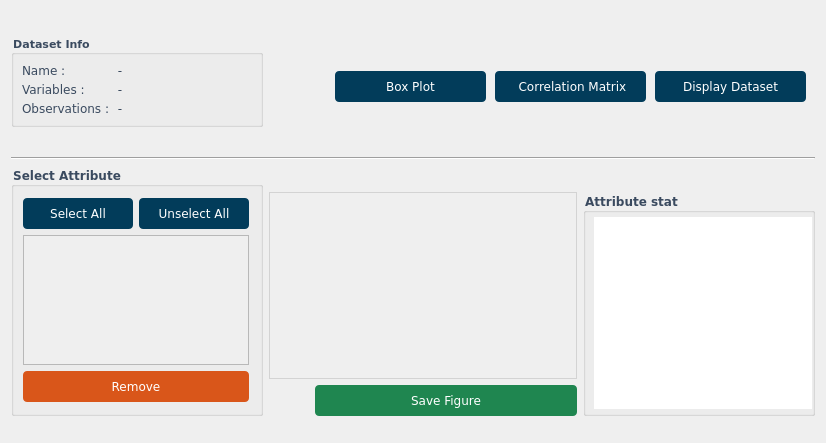
      <widget class="QWidget" name="tab_importation">
       <property name="font">
        <font>
         <family>Verdana</family>
        </font>
       </property>
       <attribute name="title">
        <string>Visualization</string>
       </attribute>
       <layout class="QGridLayout" name="gridLayout_2">
        <item row="7" column="3" rowspan="2">
         <widget class="QGroupBox" name="stat_group">
          <property name="maximumSize">
           <size>
            <width>232</width>
            <height>16777215</height>
           </size>
          </property>
          <property name="font">
           <font>
            <family>Verdana</family>
            <weight>75</weight>
            <bold>true</bold>
           </font>
          </property>
          <property name="styleSheet">
           <string notr="true"> color: #3a4a5f;</string>
          </property>
          <property name="title">
           <string>Attribute stat</string>
          </property>
          <layout class="QFormLayout" name="formLayout_2">
           <property name="horizontalSpacing">
            <number>4</number>
           </property>
           <property name="verticalSpacing">
            <number>4</number>
           </property>
           <property name="leftMargin">
            <number>4</number>
           </property>
           <property name="topMargin">
            <number>4</number>
           </property>
           <property name="rightMargin">
            <number>0</number>
           </property>
           <property name="bottomMargin">
            <number>4</number>
           </property>
           <item row="0" column="1">
            <widget class="QTextBrowser" name="textStat">
             <property name="font">
              <font>
               <family>Verdana</family>
              </font>
             </property>
             <property name="styleSheet">
              <string notr="true">border:0px solid;</string>
             </property>
            </widget>
           </item>
          </layout>
         </widget>
        </item>
        <item row="1" column="0">
         <widget class="QGroupBox" name="groupBox">
          <property name="sizePolicy">
           <sizepolicy hsizetype="Preferred" vsizetype="Fixed">
            <horstretch>0</horstretch>
            <verstretch>0</verstretch>
           </sizepolicy>
          </property>
          <property name="font">
           <font>
            <family>Verdana</family>
            <pointsize>8</pointsize>
            <weight>75</weight>
            <italic>false</italic>
            <bold>true</bold>
            <underline>false</underline>
            <strikeout>false</strikeout>
            <kerning>true</kerning>
           </font>
          </property>
          <property name="styleSheet">
           <string notr="true"> color: #3a4a5f;</string>
          </property>
          <property name="title">
           <string>Dataset Info</string>
          </property>
          <layout class="QFormLayout" name="formLayout">
           <property name="horizontalSpacing">
            <number>4</number>
           </property>
           <property name="verticalSpacing">
            <number>4</number>
           </property>
           <property name="leftMargin">
            <number>4</number>
           </property>
           <property name="topMargin">
            <number>4</number>
           </property>
           <property name="rightMargin">
            <number>0</number>
           </property>
           <property name="bottomMargin">
            <number>4</number>
           </property>
           <item row="0" column="0" colspan="2">
            <layout class="QFormLayout" name="layout_info">
             <property name="horizontalSpacing">
              <number>4</number>
             </property>
             <property name="verticalSpacing">
              <number>4</number>
             </property>
             <property name="leftMargin">
              <number>4</number>
             </property>
             <property name="topMargin">
              <number>4</number>
             </property>
             <property name="rightMargin">
              <number>4</number>
             </property>
             <property name="bottomMargin">
              <number>4</number>
             </property>
             <item row="0" column="0">
              <widget class="QLabel" name="label_name_static">
               <property name="font">
                <font>
                 <family>Verdana</family>
                </font>
               </property>
               <property name="text">
                <string>Name :</string>
               </property>
              </widget>
             </item>
             <item row="0" column="1">
              <widget class="QLabel" name="label_filename">
               <property name="font">
                <font>
                 <family>Verdana</family>
                </font>
               </property>
               <property name="text">
                <string> -</string>
               </property>
              </widget>
             </item>
             <item row="1" column="1">
              <widget class="QLabel" name="label_columns">
               <property name="font">
                <font>
                 <family>Verdana</family>
                </font>
               </property>
               <property name="text">
                <string> -</string>
               </property>
              </widget>
             </item>
             <item row="2" column="0">
              <widget class="QLabel" name="label_rows_static">
               <property name="font">
                <font>
                 <family>Verdana</family>
                </font>
               </property>
               <property name="text">
                <string>Observations :</string>
               </property>
              </widget>
             </item>
             <item row="2" column="1">
              <widget class="QLabel" name="label_rows">
               <property name="font">
                <font>
                 <family>Verdana</family>
                </font>
               </property>
               <property name="text">
                <string> -</string>
               </property>
              </widget>
             </item>
             <item row="1" column="0">
              <widget class="QLabel" name="label_columns_static">
               <property name="font">
                <font>
                 <family>Verdana</family>
                </font>
               </property>
               <property name="text">
                <string>Variables :</string>
               </property>
              </widget>
             </item>
            </layout>
           </item>
          </layout>
         </widget>
        </item>
        <item row="7" column="1" colspan="2">
         <widget class="QWidget" name="widget_histo" native="true">
          <property name="maximumSize">
           <size>
            <width>16777215</width>
            <height>620</height>
           </size>
          </property>
          <property name="font">
           <font>
            <family>Verdana</family>
           </font>
          </property>
          <property name="styleSheet">
           <string notr="true">border:0.5px solid lightgrey;</string>
          </property>
          <layout class="QHBoxLayout" name="horizontalLayout">
           <property name="spacing">
            <number>2</number>
           </property>
           <property name="leftMargin">
            <number>2</number>
           </property>
           <property name="topMargin">
            <number>2</number>
           </property>
           <property name="rightMargin">
            <number>2</number>
           </property>
           <property name="bottomMargin">
            <number>2</number>
           </property>
          </layout>
         </widget>
        </item>
        <item row="5" column="0" colspan="4">
         <widget class="Line" name="line">
          <property name="font">
           <font>
            <family>Verdana</family>
           </font>
          </property>
          <property name="orientation">
           <enum>Qt::Horizontal</enum>
          </property>
         </widget>
        </item>
        <item row="6" column="1">
         <spacer name="verticalSpacer_7">
          <property name="orientation">
           <enum>Qt::Vertical</enum>
          </property>
          <property name="sizeType">
           <enum>QSizePolicy::Fixed</enum>
          </property>
          <property name="sizeHint" stdset="0">
           <size>
            <width>20</width>
            <height>20</height>
           </size>
          </property>
         </spacer>
        </item>
        <item row="8" column="1">
         <spacer name="horizontalSpacer">
          <property name="orientation">
           <enum>Qt::Horizontal</enum>
          </property>
          <property name="sizeHint" stdset="0">
           <size>
            <width>40</width>
            <height>20</height>
           </size>
          </property>
         </spacer>
        </item>
        <item row="9" column="1">
         <spacer name="verticalSpacer_4">
          <property name="orientation">
           <enum>Qt::Vertical</enum>
          </property>
          <property name="sizeType">
           <enum>QSizePolicy::Minimum</enum>
          </property>
          <property name="sizeHint" stdset="0">
           <size>
            <width>20</width>
            <height>16</height>
           </size>
          </property>
         </spacer>
        </item>
        <item row="6" column="3">
         <spacer name="verticalSpacer_8">
          <property name="orientation">
           <enum>Qt::Vertical</enum>
          </property>
          <property name="sizeType">
           <enum>QSizePolicy::Fixed</enum>
          </property>
          <property name="sizeHint" stdset="0">
           <size>
            <width>20</width>
            <height>20</height>
           </size>
          </property>
         </spacer>
        </item>
        <item row="9" column="0">
         <spacer name="verticalSpacer_5">
          <property name="orientation">
           <enum>Qt::Vertical</enum>
          </property>
          <property name="sizeType">
           <enum>QSizePolicy::Fixed</enum>
          </property>
          <property name="sizeHint" stdset="0">
           <size>
            <width>20</width>
            <height>16</height>
           </size>
          </property>
         </spacer>
        </item>
        <item row="0" column="0">
         <spacer name="verticalSpacer_2">
          <property name="orientation">
           <enum>Qt::Vertical</enum>
          </property>
          <property name="sizeType">
           <enum>QSizePolicy::Fixed</enum>
          </property>
          <property name="sizeHint" stdset="0">
           <size>
            <width>20</width>
            <height>20</height>
           </size>
          </property>
         </spacer>
        </item>
        <item row="8" column="2">
         <widget class="QPushButton" name="btn_saveHisto">
          <property name="font">
           <font>
            <family>Verdana</family>
           </font>
          </property>
          <property name="styleSheet">
           <string notr="true">QPushButton{
    background-color: #1F8650;
    color: white;
    border: none;
    border-radius: 4px;
    padding: 8px 16px;
}
QPushButton:hover { background-color: #28965F; }
QPushButton:pressed { background-color: #167542; }
QPushButton:disabled { background-color: #90C0A0; color: #707070; }</string>
          </property>
          <property name="text">
           <string>Save Figure</string>
          </property>
         </widget>
        </item>
        <item row="2" column="0">
         <spacer name="verticalSpacer_3">
          <property name="orientation">
           <enum>Qt::Vertical</enum>
          </property>
          <property name="sizeType">
           <enum>QSizePolicy::Fixed</enum>
          </property>
          <property name="sizeHint" stdset="0">
           <size>
            <width>20</width>
            <height>20</height>
           </size>
          </property>
         </spacer>
        </item>
        <item row="6" column="0" rowspan="3">
         <widget class="QGroupBox" name="groupAttributs">
          <property name="maximumSize">
           <size>
            <width>260</width>
            <height>16777215</height>
           </size>
          </property>
          <property name="font">
           <font>
            <family>Verdana</family>
            <weight>75</weight>
            <bold>true</bold>
           </font>
          </property>
          <property name="styleSheet">
           <string notr="true"> color: #3a4a5f;</string>
          </property>
          <property name="title">
           <string>Select Attribute</string>
          </property>
          <layout class="QVBoxLayout" name="verticalLayout">
           <property name="topMargin">
            <number>11</number>
           </property>
           <property name="rightMargin">
            <number>11</number>
           </property>
           <property name="bottomMargin">
            <number>11</number>
           </property>
           <item>
            <layout class="QHBoxLayout" name="select_btns_layout">
             <item>
              <widget class="QPushButton" name="btn_select_all">
               <property name="minimumSize">
                <size>
                 <width>110</width>
                 <height>0</height>
                </size>
               </property>
               <property name="font">
                <font>
                 <family>Verdana</family>
                </font>
               </property>
               <property name="styleSheet">
                <string notr="true">/* ----- DARK BLUE BUTTON (#023C5A) ----- */
QPushButton {
    background-color: #023C5A;
    color: white;
    border: none;
    border-radius: 4px;
    padding: 8px 8px;
}
QPushButton:hover { background-color: #034C6A; }
QPushButton:pressed { background-color: #012C4A; }
QPushButton:disabled { background-color: #8098A8; color: #D0D0D0; }</string>
               </property>
               <property name="text">
                <string>Select All</string>
               </property>
              </widget>
             </item>
             <item>
              <widget class="QPushButton" name="btn_unselect_all">
               <property name="minimumSize">
                <size>
                 <width>110</width>
                 <height>0</height>
                </size>
               </property>
               <property name="sizeIncrement">
                <size>
                 <width>0</width>
                 <height>2</height>
                </size>
               </property>
               <property name="font">
                <font>
                 <family>Verdana</family>
                </font>
               </property>
               <property name="styleSheet">
                <string notr="true">/* ----- DARK BLUE BUTTON (#023C5A) ----- */
QPushButton {
    background-color: #023C5A;
    color: white;
    border: none;
    border-radius: 4px;
    padding: 8px 8px;
}
QPushButton:hover { background-color: #034C6A; }
QPushButton:pressed { background-color: #012C4A; }
QPushButton:disabled { background-color: #8098A8; color: #D0D0D0; }</string>
               </property>
               <property name="text">
                <string>Unselect All</string>
               </property>
              </widget>
             </item>
            </layout>
           </item>
           <item>
            <widget class="QScrollArea" name="scrollArea">
             <property name="font">
              <font>
               <family>Verdana</family>
              </font>
             </property>
             <property name="widgetResizable">
              <bool>true</bool>
             </property>
             <widget class="QWidget" name="scrollAreaWidgetContents">
              <property name="geometry">
               <rect>
                <x>0</x>
                <y>0</y>
                <width>236</width>
                <height>253</height>
               </rect>
              </property>
              <property name="font">
               <font>
                <family>Verdana</family>
               </font>
              </property>
              <layout class="QVBoxLayout" name="verticalLayout_2">
               <item>
                <widget class="QWidget" name="checkboxes_container" native="true">
                 <property name="font">
                  <font>
                   <family>Verdana</family>
                  </font>
                 </property>
                 <property name="toolTip">
                  <string>Select attributes to use</string>
                 </property>
                </widget>
               </item>
              </layout>
             </widget>
            </widget>
           </item>
           <item>
            <widget class="QPushButton" name="btn_remove">
             <property name="font">
              <font>
               <family>Verdana</family>
              </font>
             </property>
             <property name="styleSheet">
              <string notr="true">/* ----- ORANGE BUTTON (Default) ----- */
QPushButton {
    background-color: #D9561A;  /* Your orange color */
    color: white;               /* White text for contrast */
    border: none;               /* No border for modern look */
    border-radius: 4px;         /* Subtle rounded corners */
    padding: 8px 16px;          /* Comfortable spacing */
    min-width: 80px;
}

/* Hover Effect (Slightly lighter orange) */
QPushButton:hover {
    background-color: #E7662A;  
}

/* Pressed Effect (Darker orange) */
QPushButton:pressed {
    background-color: #C04D18;  
}

/* Disabled State (Muted gray-orange) */
QPushButton:disabled {
    background-color: #F0B090;  
    color: #A0A0A0;
}</string>
             </property>
             <property name="text">
              <string>Remove</string>
             </property>
             <property name="iconSize">
              <size>
               <width>16</width>
               <height>16</height>
              </size>
             </property>
            </widget>
           </item>
          </layout>
         </widget>
        </item>
        <item row="1" column="2" colspan="2">
         <widget class="QFrame" name="frame">
          <property name="sizePolicy">
           <sizepolicy hsizetype="Preferred" vsizetype="Preferred">
            <horstretch>0</horstretch>
            <verstretch>0</verstretch>
           </sizepolicy>
          </property>
          <property name="minimumSize">
           <size>
            <width>500</width>
            <height>100</height>
           </size>
          </property>
          <property name="font">
           <font>
            <family>Verdana</family>
           </font>
          </property>
          <property name="styleSheet">
           <string notr="true">QFrame {
    border: none;
}
</string>
          </property>
          <property name="frameShape">
           <enum>QFrame::StyledPanel</enum>
          </property>
          <property name="frameShadow">
           <enum>QFrame::Raised</enum>
          </property>
          <widget class="QPushButton" name="btn_display">
           <property name="geometry">
            <rect>
             <x>340</x>
             <y>40</y>
             <width>151</width>
             <height>31</height>
            </rect>
           </property>
           <property name="font">
            <font>
             <family>Verdana</family>
            </font>
           </property>
           <property name="styleSheet">
            <string notr="true">/* ----- DARK BLUE BUTTON (#023C5A) ----- */
QPushButton{
    background-color: #023C5A;
    color: white;
    border: none;
    border-radius: 4px;
    padding: 8px 16px;
}
QPushButton:hover { background-color: #034C6A; }
QPushButton:pressed { background-color: #012C4A; }
QPushButton:disabled { background-color: #8098A8; color: #D0D0D0; }</string>
           </property>
           <property name="text">
            <string>Display Dataset</string>
           </property>
          </widget>
          <widget class="QPushButton" name="btn_matrix">
           <property name="geometry">
            <rect>
             <x>180</x>
             <y>40</y>
             <width>151</width>
             <height>31</height>
            </rect>
           </property>
           <property name="font">
            <font>
             <family>Verdana</family>
            </font>
           </property>
           <property name="styleSheet">
            <string notr="true">/* ----- DARK BLUE BUTTON (#023C5A) ----- */
QPushButton{
    background-color: #023C5A;
    color: white;
    border: none;
    border-radius: 4px;
    padding: 8px 16px;
}
QPushButton:hover { background-color: #034C6A; }
QPushButton:pressed { background-color: #012C4A; }
QPushButton:disabled { background-color: #8098A8; color: #D0D0D0; }</string>
           </property>
           <property name="text">
            <string> Correlation Matrix</string>
           </property>
          </widget>
          <widget class="QPushButton" name="btn_box">
           <property name="geometry">
            <rect>
             <x>20</x>
             <y>40</y>
             <width>151</width>
             <height>31</height>
            </rect>
           </property>
           <property name="font">
            <font>
             <family>Verdana</family>
            </font>
           </property>
           <property name="styleSheet">
            <string notr="true">/* ----- DARK BLUE BUTTON (#023C5A) ----- */
QPushButton{
    background-color: #023C5A;
    color: white;
    border: none;
    border-radius: 4px;
    padding: 8px 16px;
}
QPushButton:hover { background-color: #034C6A; }
QPushButton:pressed { background-color: #012C4A; }
QPushButton:disabled { background-color: #8098A8; color: #D0D0D0; }</string>
           </property>
           <property name="text">
            <string>Box Plot</string>
           </property>
          </widget>
         </widget>
        </item>
        <item row="1" column="1">
         <spacer name="horizontalSpacer_3">
          <property name="orientation">
           <enum>Qt::Horizontal</enum>
          </property>
          <property name="sizeHint" stdset="0">
           <size>
            <width>40</width>
            <height>20</height>
           </size>
          </property>
         </spacer>
        </item>
       </layout>
      </widget>
